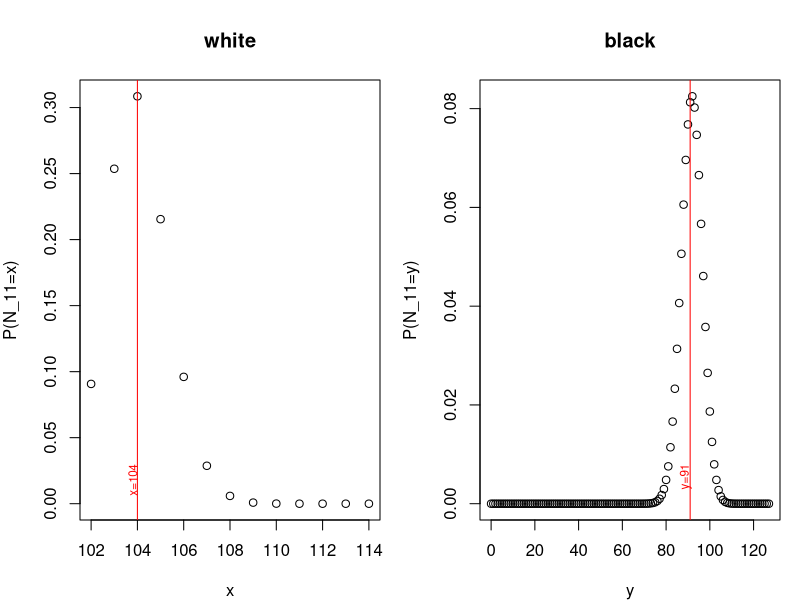

The R script that drew this image:
nij <- cbind(c(195,979),c(46,370))

(muhat <- outer(rowSums(nij), colSums(nij), "*")/sum(nij))

(X2 <- sum((nij - muhat)^2/muhat))

pchisq(X2, 1, lower.tail=FALSE)

(odd <- nij[1,1]*nij[2,2]/(nij[1,2]*nij[2,1]))



par(mfrow=c(1,2),mar=c(4,4,4,1))

dhyper(104,114,24,126) #probability of observed table for white
plist <- dhyper(102:114,114,24,126)
i <- dhyper(102:114,114,24,126) <= dhyper(104,114,24,126)
sum(plist[i]) #p-value

plot(102:114, plist, main="white", xlab = "x", ylab = "P(N_11=x)")
abline(v=104, col="red")
text(104-0.2, 0.02, "x=104  ", col = "red",srt=90, cex=0.7)


dhyper(91,127,1325,1048) #probability of observed table for black
plist <- dhyper(0:127,127,1325,1048)
i <- dhyper(0:127,127,1325,1048) <= dhyper(91,127,1325,1048)
sum(plist[i]) #p-value

plot(0:127, plist, main="black", xlab = "y", ylab = "P(N_11=y)")
abline(v=91, col="red")
text(91-2, 0.006, "y=91  ", col = "red",srt=90, cex=0.7)
